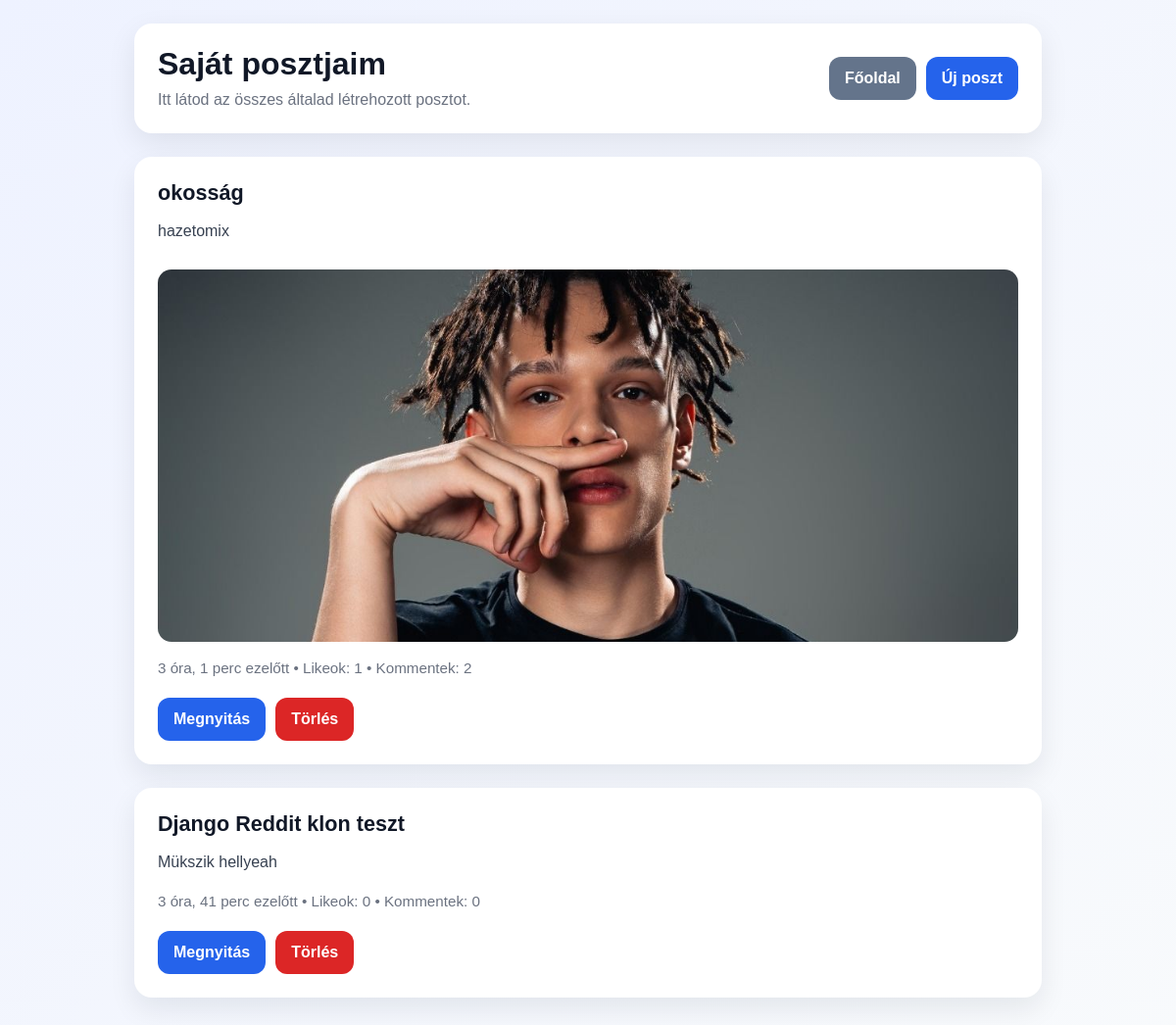
/my-posts/ (signed in), run on an earlier commit of the app's database.
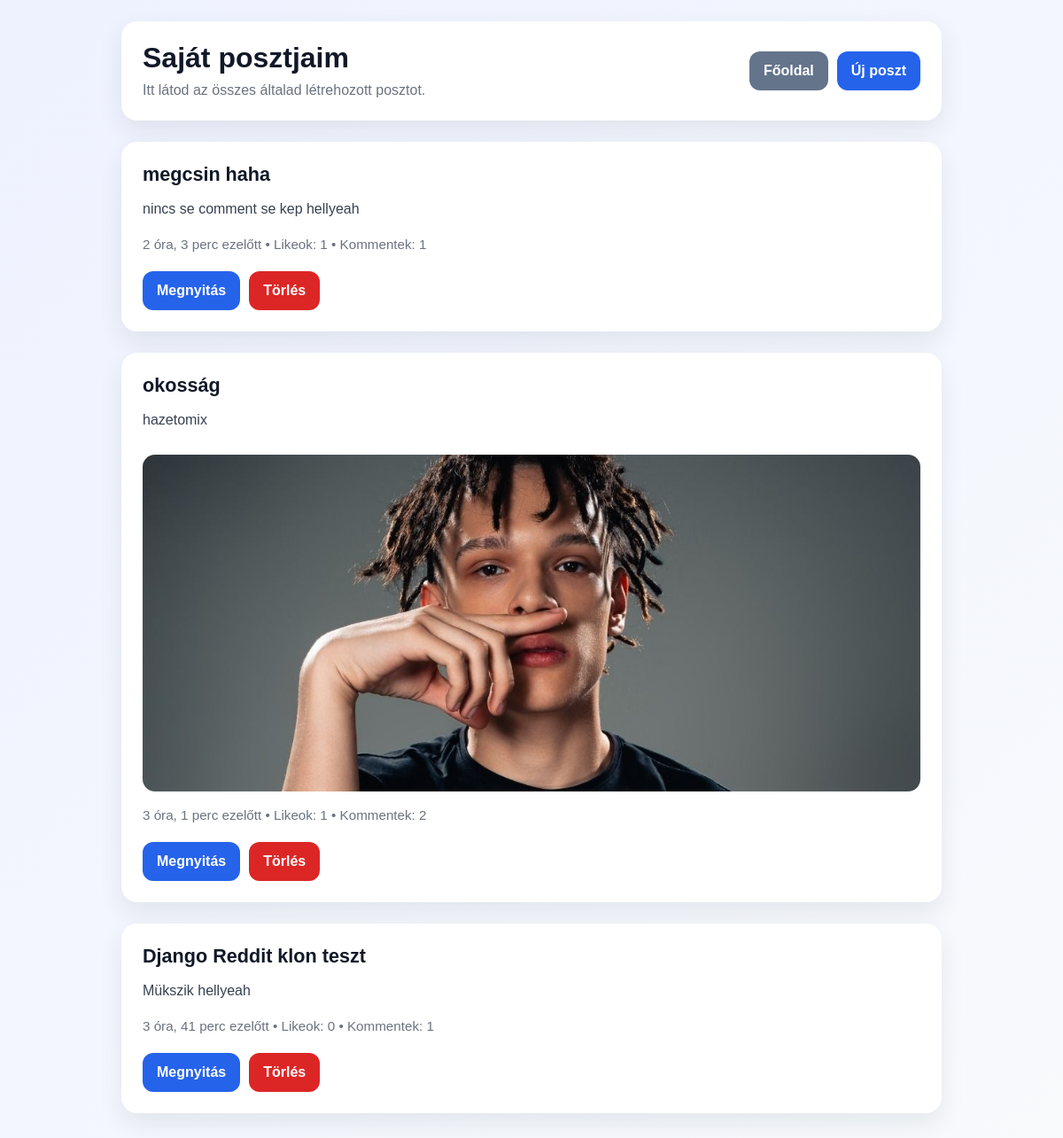
And on a later commit of the database.
### social/models.py (models this page shows, shortened)
class Post(models.Model):
    title = models.CharField(max_length=200)
    content = models.TextField()
    author = models.ForeignKey(User, on_delete=models.CASCADE)
    created_at = models.DateTimeField(default=timezone.now)
    image = models.ImageField(upload_to='posts/', blank=True, null=True)
    likes = models.ManyToManyField(User, related_name='liked_posts', blank=True)

### social/views.py (the view)
# urls.py: path('my-posts/', views.my_posts, name='my_posts'),
@login_required
def my_posts(request):
    posts = Post.objects.filter(author=request.user).order_by('-created_at')
    return render(request, 'my_posts.html', {'posts': posts})

### social/templates/my_posts.html (shortened to what this page needs)
{% load static %}
<!DOCTYPE html>
<html>
<head>
    <link rel="stylesheet" href="https://cdn.jsdelivr.net/npm/bootstrap@5.3.0/dist/css/bootstrap.min.css">
    <link rel="stylesheet" href="{% static 'css/style.css' %}">
</head>
<body>
    <div class="container py-4">
        <div class="page-header d-flex justify-content-between align-items-center flex-wrap gap-3">
            <div>
                <h1 class="page-title">Saját posztjaim</h1>
                <p class="subtitle">Itt látod az összes általad létrehozott posztot.</p>
            </div>
            <div class="top-buttons">
                <a href="{% url 'home' %}" class="btn btn-secondary">Főoldal</a>
                <a href="{% url 'new_post' %}" class="btn btn-primary">Új poszt</a>
            </div>
        </div>
        {% for post in posts %}
        <div class="card mb-4">
            <div class="card-body">
                <h4 class="card-title">{{ post.title }}</h4>
                <p class="card-text">{{ post.content|truncatewords:25 }}</p>
                {% if post.image %}
                    <img src="{{ post.image.url }}" class="post-image" alt="Poszt kép">
                {% endif %}
                <p class="post-meta">
                    {{ post.created_at|timesince }} ezelőtt • Likeok: {{ post.likes.count }} • Kommentek: {{ post.comments.count }}
                </p>
                <div class="action-buttons">
                    <a href="{% url 'post_detail' post.id %}" class="btn btn-primary">Megnyitás</a>
                    <a href="{% url 'delete_post' post.id %}" class="btn btn-danger">Törlés</a>
                </div>
            </div>
        </div>
        {% empty %}
        <div class="empty-box">
            <h4 class="mb-2">Még nincs saját posztod</h4>
            <p class="mb-3">Készíts egy újat, és itt meg fog jelenni.</p>
            <a href="{% url 'new_post' %}" class="btn btn-primary">Első poszt létrehozása</a>
        </div>
        {% endfor %}
    </div>
</body>
</html>

What changed in the data, as far as the page shows it:
added Post: title "megcsin haha", content "nincs se comment se kep hellyeah", created_at "2 óra, 3 perc", likes.count "1", comments.count "1"
computed for Post "Django Reddit klon teszt": comments.count "0" → "1"
